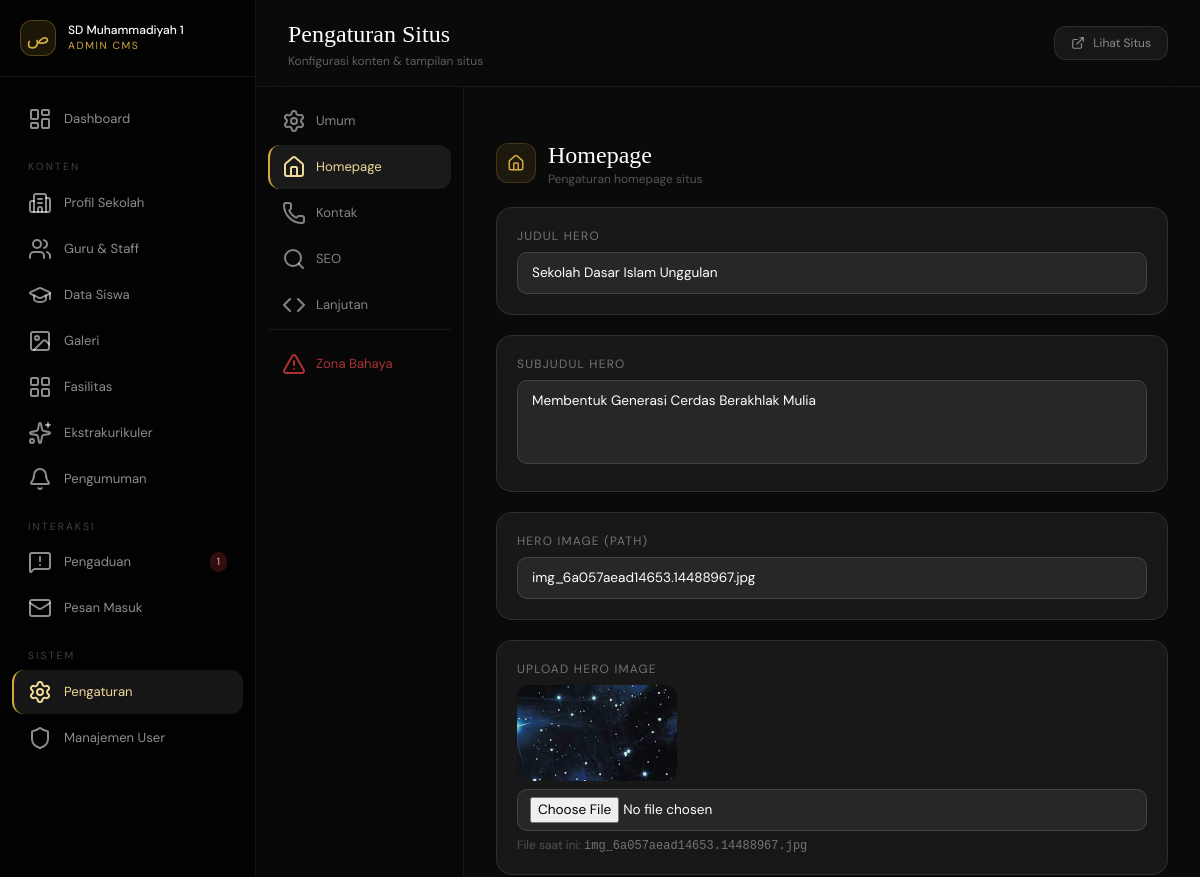
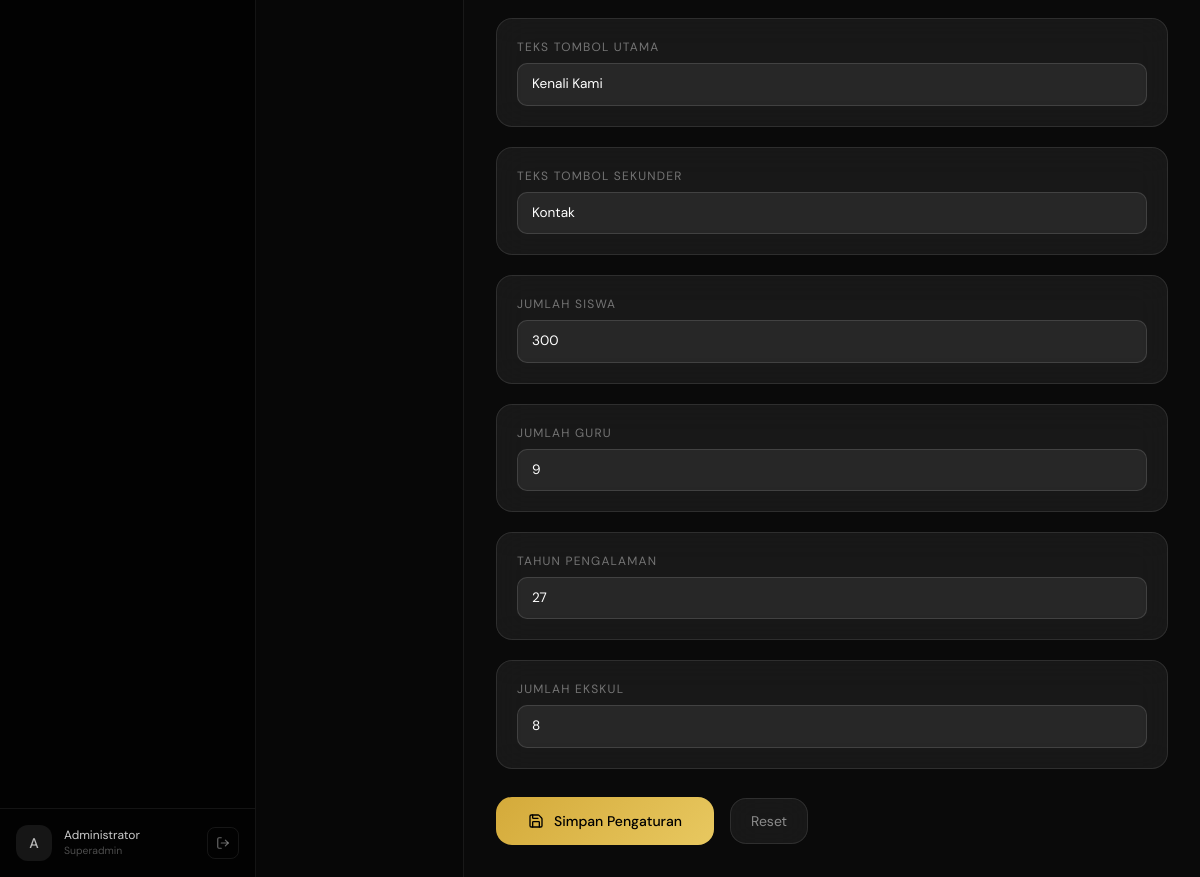
Screenshot of /admin/pages/settings.php?tab=homepage (signed in) with the database file from the repository (2 pictures, top to bottom).
### tables this page shows
CREATE TABLE `settings`  (
  `key` varchar(100) NOT NULL,
  `value` longtext NULL,
  `label` varchar(200) NULL DEFAULT NULL,
  `group` varchar(60) NULL DEFAULT 'general',
  `updated_at` timestamp(0) NOT NULL DEFAULT current_timestamp(0) ON UPDATE CURRENT_TIMESTAMP(0),
  PRIMARY KEY (`key`) USING BTREE
);

### includes/config.php (called while the page is built, shortened)
<?php
class Database {
    private static ?PDO $instance = null;
    public static function getInstance(): PDO {
        if (self::$instance === null) {
            $dsn = sprintf('mysql:host=%s;port=%s;dbname=%s;charset=%s',
                DB_HOST, DB_PORT, DB_NAME, DB_CHARSET);
            try {
                self::$instance = new PDO($dsn, DB_USER, DB_PASS, [
                    PDO::ATTR_ERRMODE            => PDO::ERRMODE_EXCEPTION,
                    PDO::ATTR_DEFAULT_FETCH_MODE => PDO::FETCH_ASSOC,
                    PDO::ATTR_EMULATE_PREPARES   => false,
                    PDO::MYSQL_ATTR_INIT_COMMAND => "SET NAMES utf8mb4 COLLATE utf8mb4_unicode_ci",
                ]);
            } catch (PDOException $e) {
                if (APP_ENV === 'development') {
                    die('<pre style="color:red">DB Error: ' . $e->getMessage() . '</pre>');
                }
                die('Service temporarily unavailable. Please try again later.');
            }
        }
        return self::$instance;
    }
}
function db(): PDO { return Database::getInstance(); }
function e(string $str): string {
    return htmlspecialchars($str, ENT_QUOTES | ENT_HTML5, 'UTF-8');
}

### admin/pages/settings.php (the view, shortened to what this page needs)
<?php
$pageTitle     = 'Pengaturan Situs';
$pageSubtitle  = 'Konfigurasi konten & tampilan situs';
try {
    $allSettings = [];
    foreach (db()->query("SELECT `key`, `value`, `group` FROM settings")->fetchAll() as $row) {
        $allSettings[$row['key']] = $row['value'];
    }
} catch (Exception $e) {
    $allSettings = [];
}
$tab    = $_GET['tab'] ?? 'general';
?>
<!DOCTYPE html>
<html lang="id">
<head>
  <script src="https://cdn.tailwindcss.com"></script>
</head>
<body>
<div class="flex h-screen overflow-hidden">
<?php require_once __DIR__ . '/../includes/sidebar.php'; ?>
<main class="flex-1 flex flex-col overflow-hidden">
  <div class="px-8 py-4 border-b border-white/[.07] flex items-center justify-between flex-shrink-0" style="background:rgba(10,10,10,.9);backdrop-filter:blur(16px)">
    <div>
      <h1 style="font-family:'Cormorant Garamond',serif;font-size:1.5rem;font-weight:300"><?= e($pageTitle) ?></h1>
      <p style="font-size:.75rem;color:rgba(255,255,255,.35)"><?= e($pageSubtitle) ?></p>
    </div>
    <a href="<?= APP_URL ?>/index.php" target="_blank" class="flex items-center gap-2 px-4 py-2 glass rounded-xl text-xs text-white/50 hover:text-white hover:bg-white/10 transition-all">
      <i data-lucide="external-link" style="width:14px;height:14px"></i> Lihat Situs
    </a>
  </div>
  <div class="flex-1 overflow-hidden flex">
    <div class="w-52 flex-shrink-0 border-r border-white/[.07] overflow-y-auto p-3 space-y-0.5" style="background:rgba(0,0,0,.3)">
      <?php foreach ($groups as $groupKey => $group): ?>
      <a href="?tab=<?= $groupKey ?>"
         class="tab-link <?= $tab === $groupKey ? 'active' : '' ?>">
        <i data-lucide="<?= $group['icon'] ?>"></i>
        <?= $group['label'] ?>
      </a>
      <?php endforeach; ?>
      <div class="border-t border-white/[.07] mt-3 pt-3">
        <a href="?tab=danger" class="tab-link <?= $tab === 'danger' ? 'active' : '' ?>" style="color:rgba(239,68,68,.7)">
          <i data-lucide="alert-triangle"></i> Zona Bahaya
        </a>
      </div>
    </div>
    <div class="flex-1 overflow-y-auto p-8">
      <?php if ($tab === 'danger'): ?>
      <div class="max-w-2xl space-y-5">
        <div class="rounded-2xl p-6" style="background:rgba(239,68,68,.06);border:1px solid rgba(239,68,68,.2)">
          <h2 class="font-display text-2xl text-red-300 font-light mb-1">Zona Bahaya</h2>
          <p class="text-white/40 text-sm mb-6">Tindakan di bawah ini bersifat permanen dan tidak dapat dibatalkan.</p>
          <div class="space-y-4">
            <div class="flex items-center justify-between py-4 border-b border-red-500/15">
              <div>
                <p class="text-sm text-white/80 font-medium">Reset Semua Pengaturan</p>
                <p class="text-xs text-white/35 mt-0.5">Kembalikan semua pengaturan ke nilai default awal.</p>
              </div>
              <button onclick="confirmDanger('reset')" class="px-4 py-2 rounded-xl text-xs text-red-300 transition-all hover:bg-red-500/20" style="border:1px solid rgba(239,68,68,.35)">
                Reset Settings
              </button>
            </div>
            <div class="flex items-center justify-between py-4 border-b border-red-500/15">
              <div>
                <p class="text-sm text-white/80 font-medium">Hapus Semua Galeri</p>
                <p class="text-xs text-white/35 mt-0.5">Hapus seluruh data foto dari database (file tidak terhapus).</p>
              </div>
              <button onclick="confirmDanger('clear_gallery')" class="px-4 py-2 rounded-xl text-xs text-red-300 transition-all hover:bg-red-500/20" style="border:1px solid rgba(239,68,68,.35)">
                Hapus Galeri
              </button>
            </div>
            <div class="flex items-center justify-between py-4">
              <div>
                <p class="text-sm text-white/80 font-medium">Hapus Semua Pesan & Pengaduan</p>
                <p class="text-xs text-white/35 mt-0.5">Bersihkan inbox pesan kontak dan pengaduan secara permanen.</p>
              </div>
              <button onclick="confirmDanger('clear_inbox')" class="px-4 py-2 rounded-xl text-xs text-red-300 transition-all hover:bg-red-500/20" style="border:1px solid rgba(239,68,68,.35)">
                Bersihkan Inbox
              </button>
            </div>
          </div>
        </div>
      </div>
      <?php else:
        $currentGroup = $groups[$tab] ?? $groups['general'];
      ?>
      <form method="POST" enctype="multipart/form-data" class="max-w-2xl space-y-5">
        <div class="flex items-center gap-3 mb-7">
          <div class="w-10 h-10 rounded-xl flex items-center justify-center" style="background:rgba(212,170,58,.1);border:1px solid rgba(212,170,58,.2)">
            <i data-lucide="<?= $currentGroup['icon'] ?>" style="width:18px;height:18px;color:#d4aa3a"></i>
          </div>
          <div>
            <h2 class="font-display text-2xl text-white font-light"><?= $currentGroup['label'] ?></h2>
            <p class="text-white/30 text-xs">Pengaturan <?= strtolower($currentGroup['label']) ?> situs</p>
          </div>
        </div>
        <?php foreach ($currentGroup['fields'] as $field):
          $val = $allSettings[$field['key']] ?? '';
        ?>
        <div class="glass rounded-2xl p-5">
          <label class="block text-xs tracking-widest uppercase mb-2 text-white/40">
            <?= $field['label'] ?>
          </label>
          <?php if ($field['type'] === 'toggle'): ?>
            <div class="toggle-wrap">
              <input type="hidden" name="<?= $field['key'] ?>" value="0">
              <input type="checkbox" id="toggle_<?= $field['key'] ?>"
                     name="<?= $field['key'] ?>" value="1"
                     <?= $val == '1' ? 'checked' : '' ?>>
              <label for="toggle_<?= $field['key'] ?>">
                <div class="toggle-track"></div>
                <span class="text-sm text-white/65"><?= $field['desc'] ?? '' ?></span>
              </label>
            </div>
          <?php elseif ($field['type'] === 'textarea'): ?>
            <textarea name="<?= $field['key'] ?>" rows="3"
                      placeholder="<?= $field['placeholder'] ?? '' ?>"
                      class="input-g resize-none"><?= e($val) ?></textarea>
          <?php elseif ($field['type'] === 'code'): ?>
            <textarea name="<?= $field['key'] ?>" rows="4"
                      placeholder="<?= $field['placeholder'] ?? '' ?>"
                      class="input-g resize-none font-mono text-xs"><?= e($val) ?></textarea>
          <?php elseif ($field['type'] === 'file'): ?>
            <?php
              $previewKey = str_replace('_file', '', $field['key']);
              $previewVal = $allSettings[$previewKey] ?? '';
              $isImg      = !empty($previewVal) && preg_match('/\.(jpg|jpeg|png|webp|gif)$/i', $previewVal);
            ?>
            <?php if ($isImg): ?>
            <div class="mb-2 h-24 w-40 rounded-xl overflow-hidden" style="background:rgba(255,255,255,.04)">
              <img src="<?= APP_URL ?>/<?= e($previewVal) ?>" class="h-full w-full object-cover" onerror="this.parentElement.style.display='none'">
            </div>
            <?php endif; ?>
            <input type="file" name="<?= $field['key'] ?>"
                   accept="<?= $field['accept'] ?? 'image/*' ?>"
                   class="input-g" style="padding:7px 12px">
            <?php if (!empty($previewVal)): ?>
            <p class="text-white/25 text-xs mt-1.5">File saat ini: <code class="text-white/40"><?= e($previewVal) ?></code></p>
            <?php endif; ?>
          <?php else: ?>
            <input type="<?= $field['type'] ?? 'text' ?>"
                   name="<?= $field['key'] ?>"
                   value="<?= e($val) ?>"
                   placeholder="<?= $field['placeholder'] ?? '' ?>"
                   class="input-g">
          <?php endif; ?>
        </div>
        <?php endforeach; ?>
        <div class="flex items-center gap-4 pt-2">
          <button type="submit"
                  class="flex items-center gap-2.5 px-8 py-3.5 rounded-2xl font-medium text-sm text-black transition-all hover:scale-105 hover:shadow-[0_8px_30px_rgba(212,170,58,.35)]"
                  style="background:linear-gradient(135deg,#d4aa3a,#e8c860)">
            <i data-lucide="save" style="width:16px;height:16px"></i>
            Simpan Pengaturan
          </button>
          <a href="?tab=<?= e($tab) ?>"
             class="px-5 py-3 glass rounded-2xl text-sm text-white/50 hover:text-white hover:bg-white/10 transition-all">
            Reset
          </a>
        </div>
      </form>
      <?php endif; ?>
    </div>
  </div>
</main>
</div>
</body>
</html>

### admin/pages/settings.php (style rules this page uses)
* { font-family:'DM Sans',sans-serif }
h1,h2 { font-family:'Cormorant Garamond',serif }
body { background:#0a0a0a;color:#fff }
.glass { background:rgba(255,255,255,.06);backdrop-filter:blur(16px);-webkit-backdrop-filter:blur(16px);border:1px solid rgba(255,255,255,.1) }
.input-g { background:rgba(255,255,255,.07);border:1px solid rgba(255,255,255,.12);color:#fff;border-radius:10px;padding:10px 14px;font-size:.85rem;width:100%;transition:all .25s;font-family:'DM Sans',sans-serif }
.input-g::placeholder { color:rgba(255,255,255,.3) }
.tab-link { display:flex;align-items:center;gap:10px;padding:10px 14px;border-radius:12px;font-size:.82rem;color:rgba(255,255,255,.5);transition:all .2s;text-decoration:none;border:none;background:none;width:100%;cursor:pointer }
.tab-link:hover,.tab-link.active { background:rgba(255,255,255,.08);color:#fff }
.tab-link.active { border-left:2px solid #d4aa3a;padding-left:12px;color:#f0d898 }

### rows the page displays
settings: label "JUDUL HERO", hero_title "Sekolah Dasar Islam Unggulan"
settings: label "SUBJUDUL HERO", hero_subtitle "Membentuk Generasi Cerdas Berakhlak Mulia"
settings: label "TEKS TOMBOL UTAMA", hero_cta_primary "Kenali Kami"

### other values shown
$label "Dashboard Profil Sekolah Guru & Staff Data Siswa Galeri Fasilitas Ekstrakurikuler Pengumuman Pengaduan Pesan Masuk Pengaturan Manajemen User"
$badge "1"
substr($_SESSION['admin_name'],0,1) "A"
$_SESSION['admin_name'] "Administrator"
$_SESSION['admin_role'] "Superadmin"
$pageTitle "Pengaturan Situs"
$pageSubtitle "Konfigurasi konten & tampilan situs"
$group['label'] "Umum"
$group['label'] "Homepage"
$group['label'] "Kontak"
$group['label'] "SEO"
$group['label'] "Lanjutan"
$currentGroup['label'] "Homepage"
$currentGroup['label'] "homepage"
$field['label'] "HERO IMAGE (PATH)"
